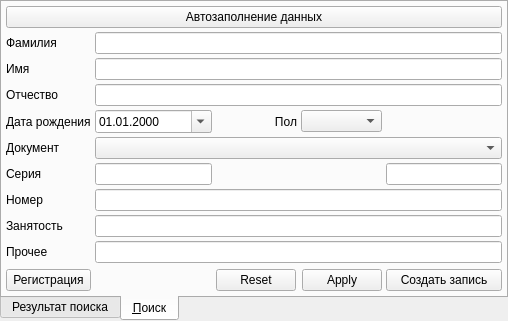
<?xml version="1.0" encoding="UTF-8"?>
<ui version="4.0">
 <class>ClientRelationComboBoxPopup</class>
 <widget class="QWidget" name="ClientRelationComboBoxPopup">
  <property name="geometry">
   <rect>
    <x>0</x>
    <y>0</y>
    <width>508</width>
    <height>310</height>
   </rect>
  </property>
  <property name="windowTitle">
   <string>Form</string>
  </property>
  <layout class="QGridLayout">
   <property name="margin">
    <number>0</number>
   </property>
   <property name="spacing">
    <number>0</number>
   </property>
   <item row="0" column="0">
    <widget class="QTabWidget" name="tabWidget">
     <property name="tabPosition">
      <enum>QTabWidget::South</enum>
     </property>
     <property name="tabShape">
      <enum>QTabWidget::Rounded</enum>
     </property>
     <property name="currentIndex">
      <number>1</number>
     </property>
     <widget class="QWidget" name="tabClientRelation">
      <attribute name="title">
       <string>Результат поиска</string>
      </attribute>
      <layout class="QVBoxLayout">
       <property name="spacing">
        <number>4</number>
       </property>
       <property name="margin">
        <number>4</number>
       </property>
       <item>
        <widget class="CTableView" name="tblClientRelation"/>
       </item>
      </layout>
     </widget>
     <widget class="QWidget" name="tabSearch">
      <attribute name="title">
       <string>&amp;Поиск</string>
      </attribute>
      <layout class="QGridLayout">
       <property name="margin">
        <number>4</number>
       </property>
       <property name="spacing">
        <number>4</number>
       </property>
       <item row="7" column="1" colspan="4">
        <widget class="QLineEdit" name="edtNumber"/>
       </item>
       <item row="1" column="1" colspan="4">
        <widget class="QLineEdit" name="edtLastName"/>
       </item>
       <item row="9" column="1" colspan="4">
        <widget class="QLineEdit" name="edtWork"/>
       </item>
       <item row="1" column="0">
        <widget class="QLabel" name="lblLastName">
         <property name="sizePolicy">
          <sizepolicy hsizetype="Fixed" vsizetype="Preferred">
           <horstretch>0</horstretch>
           <verstretch>0</verstretch>
          </sizepolicy>
         </property>
         <property name="text">
          <string>Фамилия</string>
         </property>
         <property name="buddy">
          <cstring>edtLastName</cstring>
         </property>
        </widget>
       </item>
       <item row="2" column="0">
        <widget class="QLabel" name="lblFirstName">
         <property name="sizePolicy">
          <sizepolicy hsizetype="Fixed" vsizetype="Preferred">
           <horstretch>0</horstretch>
           <verstretch>0</verstretch>
          </sizepolicy>
         </property>
         <property name="text">
          <string>Имя</string>
         </property>
         <property name="buddy">
          <cstring>edtFirstName</cstring>
         </property>
        </widget>
       </item>
       <item row="4" column="0">
        <widget class="QLabel" name="lblBirthDate">
         <property name="sizePolicy">
          <sizepolicy hsizetype="Fixed" vsizetype="Preferred">
           <horstretch>0</horstretch>
           <verstretch>0</verstretch>
          </sizepolicy>
         </property>
         <property name="text">
          <string>Дата рождения</string>
         </property>
        </widget>
       </item>
       <item row="3" column="0">
        <widget class="QLabel" name="lblPatrName">
         <property name="sizePolicy">
          <sizepolicy hsizetype="Fixed" vsizetype="Preferred">
           <horstretch>0</horstretch>
           <verstretch>0</verstretch>
          </sizepolicy>
         </property>
         <property name="text">
          <string>Отчество</string>
         </property>
        </widget>
       </item>
       <item row="11" column="0">
        <spacer>
         <property name="orientation">
          <enum>Qt::Vertical</enum>
         </property>
         <property name="sizeHint" stdset="0">
          <size>
           <width>20</width>
           <height>141</height>
          </size>
         </property>
        </spacer>
       </item>
       <item row="6" column="0">
        <widget class="QLabel" name="lblSerial">
         <property name="text">
          <string>Серия</string>
         </property>
        </widget>
       </item>
       <item row="3" column="1" colspan="4">
        <widget class="CPatrNameEditor" name="edtPatrName"/>
       </item>
       <item row="5" column="0">
        <widget class="QLabel" name="lblDocument">
         <property name="text">
          <string>Документ</string>
         </property>
        </widget>
       </item>
       <item row="5" column="1" colspan="4">
        <widget class="CRBComboBox" name="cmbDocType"/>
       </item>
       <item row="7" column="0">
        <widget class="QLabel" name="lblNumber">
         <property name="text">
          <string>Номер</string>
         </property>
        </widget>
       </item>
       <item row="6" column="1">
        <widget class="QLineEdit" name="edtLeftSerial"/>
       </item>
       <item row="4" column="4">
        <spacer name="horizontalSpacer">
         <property name="orientation">
          <enum>Qt::Horizontal</enum>
         </property>
         <property name="sizeHint" stdset="0">
          <size>
           <width>40</width>
           <height>20</height>
          </size>
         </property>
        </spacer>
       </item>
       <item row="6" column="4">
        <widget class="QLineEdit" name="edtRightSerial"/>
       </item>
       <item row="4" column="1">
        <widget class="CDateEdit" name="edtBirthDate">
         <property name="displayFormat">
          <string>dd.MM.yyyy</string>
         </property>
         <property name="calendarPopup">
          <bool>true</bool>
         </property>
        </widget>
       </item>
       <item row="0" column="0" colspan="5">
        <widget class="QPushButton" name="btnFillingFilter">
         <property name="text">
          <string>Автозаполнение данных</string>
         </property>
        </widget>
       </item>
       <item row="12" column="0">
        <widget class="QPushButton" name="btnRegistry">
         <property name="text">
          <string>Регистрация</string>
         </property>
        </widget>
       </item>
       <item row="12" column="1">
        <spacer name="horizontalSpacer_2">
         <property name="orientation">
          <enum>Qt::Horizontal</enum>
         </property>
         <property name="sizeHint" stdset="0">
          <size>
           <width>40</width>
           <height>20</height>
          </size>
         </property>
        </spacer>
       </item>
       <item row="9" column="0">
        <widget class="QLabel" name="lblWork">
         <property name="text">
          <string>Занятость</string>
         </property>
        </widget>
       </item>
       <item row="12" column="4">
        <widget class="QPushButton" name="btnCreateEntry">
         <property name="text">
          <string>Создать запись</string>
         </property>
        </widget>
       </item>
       <item row="4" column="2">
        <widget class="QLabel" name="lblSex">
         <property name="sizePolicy">
          <sizepolicy hsizetype="Preferred" vsizetype="Preferred">
           <horstretch>0</horstretch>
           <verstretch>0</verstretch>
          </sizepolicy>
         </property>
         <property name="text">
          <string>Пол</string>
         </property>
         <property name="alignment">
          <set>Qt::AlignRight|Qt::AlignTrailing|Qt::AlignVCenter</set>
         </property>
        </widget>
       </item>
       <item row="4" column="3">
        <widget class="QComboBox" name="cmbSex">
         <property name="sizePolicy">
          <sizepolicy hsizetype="Minimum" vsizetype="Fixed">
           <horstretch>0</horstretch>
           <verstretch>0</verstretch>
          </sizepolicy>
         </property>
         <item>
          <property name="text">
           <string/>
          </property>
         </item>
         <item>
          <property name="text">
           <string>Мужской</string>
          </property>
         </item>
         <item>
          <property name="text">
           <string>Женский</string>
          </property>
         </item>
        </widget>
       </item>
       <item row="12" column="2" colspan="2">
        <widget class="QDialogButtonBox" name="buttonBox">
         <property name="sizePolicy">
          <sizepolicy hsizetype="Fixed" vsizetype="Fixed">
           <horstretch>0</horstretch>
           <verstretch>0</verstretch>
          </sizepolicy>
         </property>
         <property name="orientation">
          <enum>Qt::Horizontal</enum>
         </property>
         <property name="standardButtons">
          <set>QDialogButtonBox::Apply|QDialogButtonBox::Reset</set>
         </property>
         <property name="centerButtons">
          <bool>false</bool>
         </property>
        </widget>
       </item>
       <item row="10" column="0">
        <widget class="QLabel" name="lblComment">
         <property name="text">
          <string>Прочее</string>
         </property>
        </widget>
       </item>
       <item row="10" column="1" colspan="4">
        <widget class="QLineEdit" name="edtComment"/>
       </item>
       <item row="2" column="1" colspan="4">
        <widget class="CFirstNameEditor" name="edtFirstName"/>
       </item>
      </layout>
     </widget>
    </widget>
   </item>
  </layout>
 </widget>
 <customwidgets>
  <customwidget>
   <class>CRBComboBox</class>
   <extends>QComboBox</extends>
   <header>library/crbcombobox.h</header>
  </customwidget>
  <customwidget>
   <class>CTableView</class>
   <extends>QTableView</extends>
   <header>library/TableView.h</header>
  </customwidget>
  <customwidget>
   <class>CDateEdit</class>
   <extends>QDateEdit</extends>
   <header>library/DateEdit.h</header>
  </customwidget>
  <customwidget>
   <class>CFirstNameEditor</class>
   <extends>QLineEdit</extends>
   <header>Registry/NamesEditor</header>
  </customwidget>
  <customwidget>
   <class>CPatrNameEditor</class>
   <extends>QLineEdit</extends>
   <header>Registry/NamesEditor</header>
  </customwidget>
 </customwidgets>
 <tabstops>
  <tabstop>tabWidget</tabstop>
  <tabstop>btnFillingFilter</tabstop>
  <tabstop>edtLastName</tabstop>
  <tabstop>edtFirstName</tabstop>
  <tabstop>edtPatrName</tabstop>
  <tabstop>edtBirthDate</tabstop>
  <tabstop>cmbDocType</tabstop>
  <tabstop>edtLeftSerial</tabstop>
  <tabstop>edtRightSerial</tabstop>
  <tabstop>edtNumber</tabstop>
  <tabstop>tblClientRelation</tabstop>
 </tabstops>
 <resources/>
 <connections/>
</ui>
